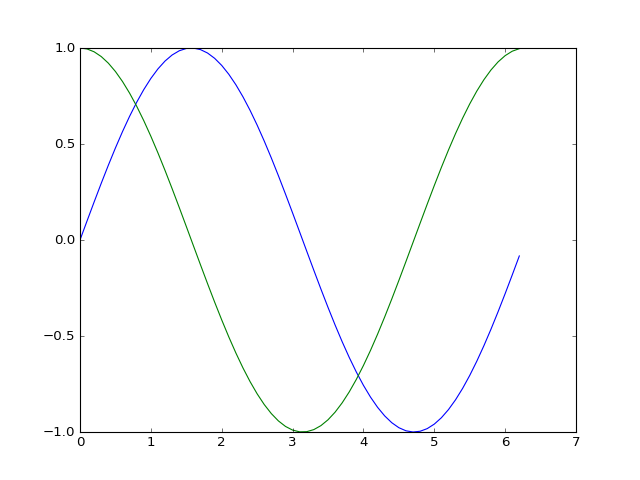

Source code (Python):
x = np.arange(0, 2*np.pi, 0.1)
y1 = np.sin(x)
y2 = np.cos(x)
plt.plot(x, y1)
plt.plot(x, y2)
